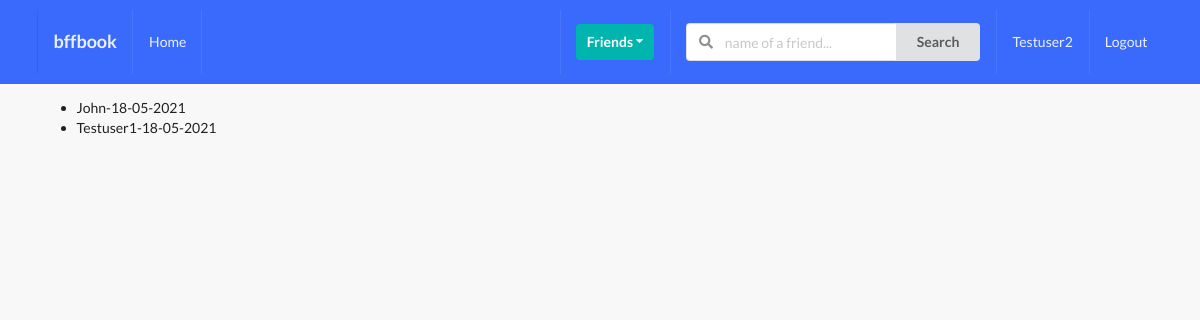
Before: /profiles/to-invite/ (signed in) with the older database file.
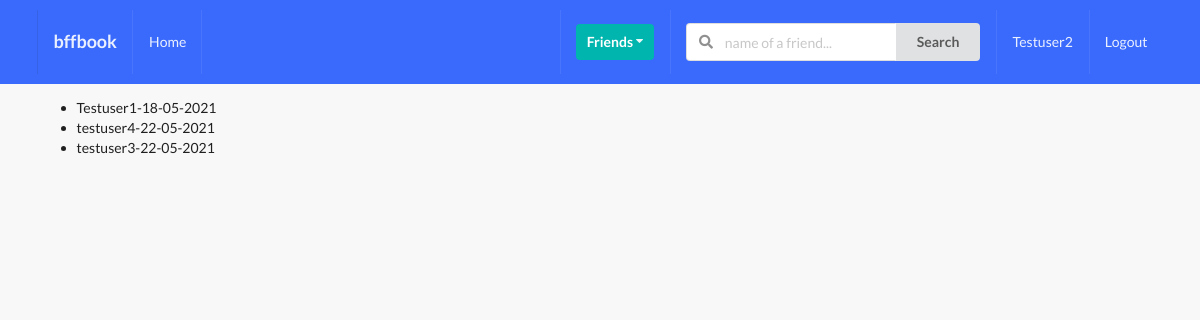
After: the same page with the newer database file.
### profiles/models.py (models this page shows, shortened)
class Profile(models.Model):
    first_name = models.CharField(max_length=200, blank=True)
    last_name = models.CharField(max_length=200, blank=True)
    user = models.OneToOneField(User, on_delete=models.CASCADE)
    bio = models.TextField(default="No bio...", max_length=300)
    email = models.EmailField(max_length=200, blank=True)
    country = models.CharField(max_length=200, blank=True)
    avatar = models.ImageField(default='avatar.png', upload_to='avatars/')
    friends = models.ManyToManyField(User, blank=True, related_name='friends')
    slug = models.SlugField(unique=True, blank=True)
    updated = models.DateTimeField(auto_now=True)
    created = models.DateTimeField(auto_now_add=True)
    objects = ProfileManager()
    def __str__(self):
        return f"{self.user.username}-{self.created.strftime('%d-%m-%Y')}"

### profiles/views.py (the view)
# urls.py: path('to-invite/', invites_profiles_list_view, name='invite-profiles-view'),
def invites_profiles_list_view(request):
    user=request.user
    qs = Profile.objects.get_all_profiles_to_invite(user)
    context = {'qs': qs}
    return render(request, 'profiles/to_invite_list.html', context)

### profiles/models.py (called while the page is built)
    def get_all_profiles_to_invite(self, sender):
        profiles = Profile.objects.all().exclude(user=sender)
        profile = Profile.objects.get(user=sender)
        qs = Relationship.objects.filter(Q(sender=profile) | Q(receiver=profile))
        accepted = set([])
        for rel in qs:
            if rel.status == 'accepted':
                accepted.add(rel.receiver)
                accepted.add(rel.sender)
        print(accepted)
        available = [profile for profile in profiles if profile not in accepted]
        print(available)
        return available

### profiles/templates/profiles/to_invite_list.html (shortened to what this page needs)
{% extends 'base.html' %}
{% block content %}
    <ul>
        {% for item in qs %}
            <li>{{ item }}</li>
        {% endfor %}
    </ul>
{% endblock content %}

Changed rows visible on the page:
no longer on this page (row edited): Profile: user+created "John-18-05-2021"
added Profile: user+created "testuser4-22-05-2021"
added Profile: user+created "testuser3-22-05-2021"
